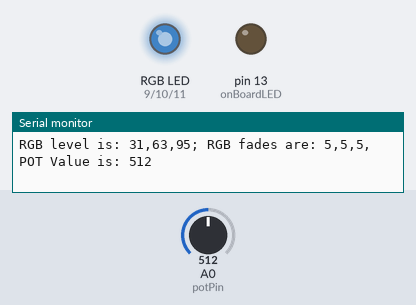
Bench run of a sketch on a simulated Arduino Uno, built with avr-gcc and run on an emulated ATmega328P. Parts: an RGB LED mixed from three pins (HIGH = lit), output pins drawn as LEDs (lit = HIGH), the last lines printed to the serial monitor. Inputs (shaded band) come from the test bench; at power-on: A0 (potPin) = 512. Dim RGB values are drawn brighter than linear.

Above: at 1.2 s.
1.3 s: A0 (potPin) set to 140
At 2.3 s:
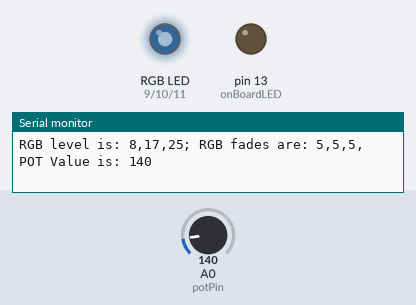
2.8 s: A0 (potPin) set to 0
At 3.7 s:
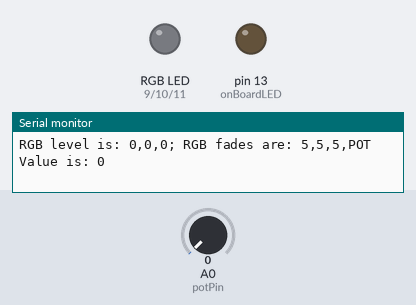
4.3 s: A0 (potPin) set to 7
7.3 s: A0 (potPin) set to 10
At 8.5 s:
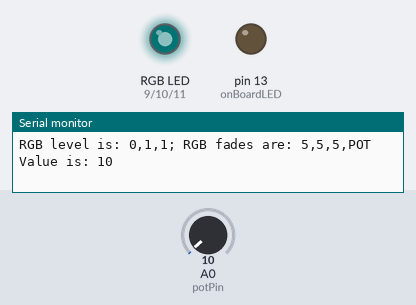
8.8 s: A0 (potPin) set to 716
At 9.8 s:
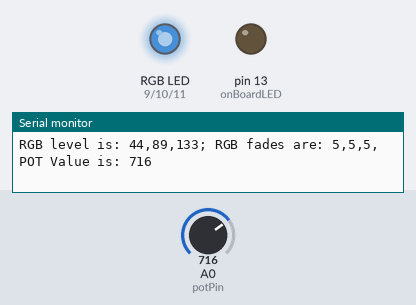
Timing chart, 0 to 11.3 s (numbered marks = the images above; inputs shaded):
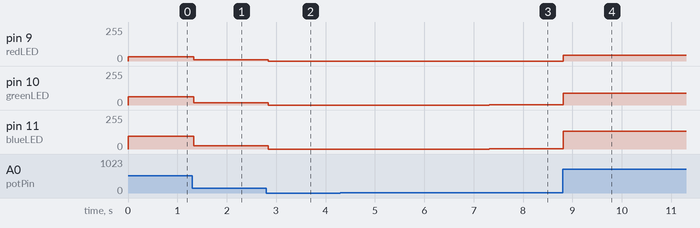

Measured:
- after the input at 1.3 s, pin 9 (redLED): 31/255 → 8/255 at once; pin 10 (greenLED): 63/255 → 17/255 at once; pin 11 (blueLED): 95/255 → 25/255 at once
- after the input at 2.8 s, pin 9 (redLED): 8/255 → 0/255 at once; pin 10 (greenLED): 17/255 → 0/255 at once; pin 11 (blueLED): 25/255 → 0/255 at once
- after the input at 7.3 s, pin 10 (greenLED), pin 11 (blueLED): 0/255 → 1/255 at once
- after the input at 8.8 s, pin 9 (redLED): 0/255 → 44/255 at once; pin 10 (greenLED): 1/255 → 89/255 at once; pin 11 (blueLED): 1/255 → 133/255 at once

The sketch:

RGB_Playground.ino
```cpp
// Global variables
int redLED = 9;         // red LED connected to pin 9
int greenLED = 10;      // green LED connected to pin 10
int blueLED = 11;       // blue LED connected to pin 11
int onBoardLED = 13;    // onboard LED is connected to pin 13
int waitTime = 2000;    // setup a delay const
int potPin = A0;        // pot is connected to analog pin A0

int redLevel = 250;     // setup variables to hold brightness levels
int greenLevel = 50;
int blueLevel = 150;

int redFade = 5;        // setup variables to control fade
int greenFade = 5;
int blueFade = 5;

int potValue;           // variable to hold pot value read from potPin

void setup() {
  Serial.begin(9600);         // turn on the serial port for monitoring as needed
  pinMode(redLED, OUTPUT);    // setup pins as OUTPUT
  pinMode(greenLED, OUTPUT);
  pinMode(blueLED, OUTPUT);
  pinMode(onBoardLED, OUTPUT);
  pinMode(potPin, INPUT);           // read pot values as input
  digitalWrite(onBoardLED, LOW);    // make sure the onboard LED is off
}

void loop() {

  potValue = analogRead(potPin);                // read value from pot
  redLevel = map(potValue,0,1023,0,255)*.25;        // set value of redLED to value of POT
  greenLevel = map(potValue,0,1023,0,255)*.5;    // set value of redLED
  blueLevel = map(potValue,0,1023,0,255)*.75;     // set value of redLED

  analogWrite(redLED,redLevel);                 // set value of redLED to value of POT
  analogWrite(greenLED, greenLevel);
  analogWrite(blueLED, blueLevel);
//  analogWrite(redLED, redLevel);        // set level of red LED
//  redLevel = redLevel + redFade;        // change level for next loop interation
//  if (redLevel <= 0 || redLevel >= 255) {     // reverse the fade at top and bottom limits
//    redFade = -redFade;
//  }

//  analogWrite(greenLED, greenLevel);
//  greenLevel = greenLevel + greenFade;        // change level for next loop interation
//  if (greenLevel <= 0 || greenLevel >= 255) {     // reverse the fade at top and bottom limits
//    greenFade = -greenFade;
//  }

//  analogWrite(blueLED, blueLevel);
//  blueLevel = blueLevel + blueFade;        // change level for next loop interation
//  if (blueLevel <= 0 || blueLevel >= 255) {     // reverse the fade at top and bottom limits
//    blueFade = -blueFade;
//  }

  Serial.print("RGB level is: ");
  Serial.print(redLevel); Serial.print(",");
  Serial.print(greenLevel); Serial.print(",");
  Serial.print(blueLevel); Serial.print("; ");

  Serial.print("RGB fades are: ");
  Serial.print(redFade); Serial.print(",");
  Serial.print(greenFade); Serial.print(",");
  Serial.print(blueFade); Serial.print(",");

  Serial.print("POT Value is: "); Serial.println(potValue);
}
```
